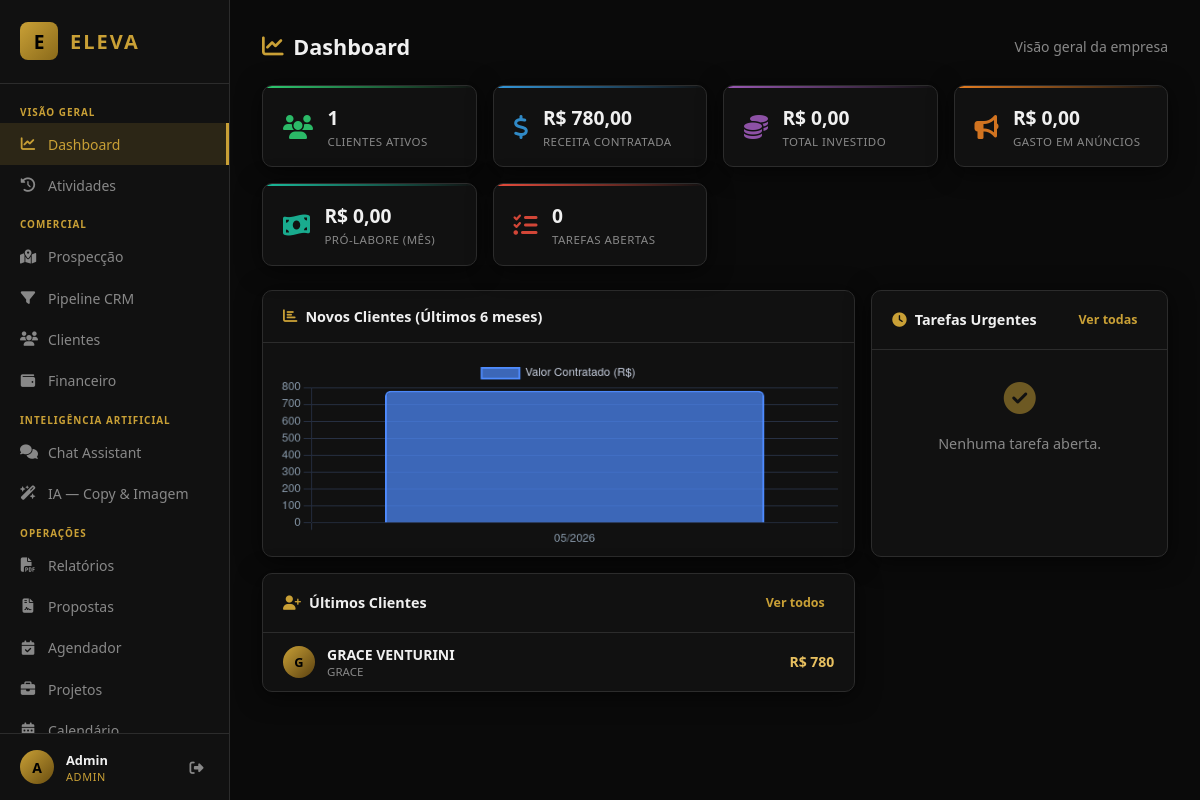
The page / (signed in) on the database its author committed.
### tables this page shows
CREATE TABLE users (
            id INTEGER PRIMARY KEY AUTOINCREMENT,
            name TEXT NOT NULL,
            email TEXT UNIQUE NOT NULL,
            password_hash TEXT NOT NULL,
            role TEXT DEFAULT 'ceo',
            created_at TEXT DEFAULT (datetime('now','localtime'))
        );

CREATE TABLE clients (
            id INTEGER PRIMARY KEY AUTOINCREMENT,
            name TEXT NOT NULL,
            email TEXT,
            phone TEXT,
            company TEXT,
            segment TEXT,
            contract_value REAL DEFAULT 0,
            status TEXT DEFAULT 'ativo',
            entry_date TEXT DEFAULT (date('now','localtime')),
            notes TEXT,
            created_by INTEGER,
            created_at TEXT DEFAULT (datetime('now','localtime'))
        );

### main.py (the view)
@app.get("/", response_class=HTMLResponse)
def dashboard(request: Request):
    user = require_user(request)
    conn = get_db()
    total_clients    = conn.execute("SELECT COUNT(*) FROM clients WHERE status='ativo'").fetchone()[0]
    total_revenue    = conn.execute("SELECT COALESCE(SUM(contract_value),0) FROM clients WHERE status='ativo'").fetchone()[0]
    total_investment = conn.execute("SELECT COALESCE(SUM(value),0) FROM investments").fetchone()[0]
    total_ads        = conn.execute("SELECT COALESCE(SUM(spent),0) FROM ads WHERE status='ativo'").fetchone()[0]
    total_prolabore  = conn.execute("SELECT COALESCE(SUM(value),0) FROM prolabore WHERE year=? AND month=?", (CURRENT_YEAR, CURRENT_MONTH)).fetchone()[0]
    open_tasks       = conn.execute("SELECT COUNT(*) FROM next_steps WHERE status='aberto'").fetchone()[0]
    pipeline_count   = conn.execute("SELECT COUNT(*) FROM pipeline WHERE stage != 'fechado'").fetchone()[0]
    open_projects    = conn.execute("SELECT COUNT(*) FROM projects WHERE status='em_andamento'").fetchone()[0]
    recent_clients = conn.execute("SELECT c.*, u.name as creator FROM clients c LEFT JOIN users u ON c.created_by=u.id ORDER BY c.created_at DESC LIMIT 5").fetchall()
    urgent_tasks   = conn.execute("SELECT n.*, u.name as creator FROM next_steps n LEFT JOIN users u ON n.created_by=u.id WHERE n.status='aberto' ORDER BY CASE n.priority WHEN 'alta' THEN 1 WHEN 'media' THEN 2 ELSE 3 END LIMIT 5").fetchall()
    recent_activity= conn.execute("SELECT * FROM activity_log ORDER BY created_at DESC LIMIT 8").fetchall()
    monthly = conn.execute("""
        SELECT strftime('%m/%Y', entry_date) as month, COALESCE(SUM(contract_value),0) as total
        FROM clients WHERE entry_date >= date('now','-6 months')
        GROUP BY month ORDER BY entry_date
    """).fetchall()
    conn.close()
    return templates.TemplateResponse("dashboard.html", {
        "request": request, "user": dict(user),
        "total_clients": total_clients, "total_revenue": total_revenue,
        "total_investment": total_investment, "total_ads": total_ads,
        "total_prolabore": total_prolabore, "open_tasks": open_tasks,
        "pipeline_count": pipeline_count, "open_projects": open_projects,
        "recent_clients": [dict(r) for r in recent_clients],
        "urgent_tasks": [dict(t) for t in urgent_tasks],
        "recent_activity": [dict(a) for a in recent_activity],
        "monthly_labels": [r["month"] for r in monthly],
        "monthly_values": [r["total"] for r in monthly],
    })

### templates/dashboard.html (shortened to what this page needs)
{% extends "base.html" %}
{% block content %}
<div class="page-header">
  <h2><i class="fa fa-chart-line"></i> Dashboard</h2>
  <span class="page-sub">Visão geral da empresa</span>
</div>
<div class="kpi-grid">
  <div class="kpi-card green">
    <div class="kpi-icon"><i class="fa fa-users"></i></div>
    <div class="kpi-body">
      <span class="kpi-value">{{ total_clients }}</span>
      <span class="kpi-label">Clientes Ativos</span>
    </div>
  </div>
  <div class="kpi-card blue">
    <div class="kpi-icon"><i class="fa fa-dollar-sign"></i></div>
    <div class="kpi-body">
      <span class="kpi-value">R$ {{ "%.2f"|format(total_revenue)|replace(".",",") }}</span>
      <span class="kpi-label">Receita Contratada</span>
    </div>
  </div>
  <div class="kpi-card purple">
    <div class="kpi-icon"><i class="fa fa-coins"></i></div>
    <div class="kpi-body">
      <span class="kpi-value">R$ {{ "%.2f"|format(total_investment)|replace(".",",") }}</span>
      <span class="kpi-label">Total Investido</span>
    </div>
  </div>
  <div class="kpi-card orange">
    <div class="kpi-icon"><i class="fa fa-bullhorn"></i></div>
    <div class="kpi-body">
      <span class="kpi-value">R$ {{ "%.2f"|format(total_ads)|replace(".",",") }}</span>
      <span class="kpi-label">Gasto em Anúncios</span>
    </div>
  </div>
  <div class="kpi-card teal">
    <div class="kpi-icon"><i class="fa fa-money-bill-wave"></i></div>
    <div class="kpi-body">
      <span class="kpi-value">R$ {{ "%.2f"|format(total_prolabore)|replace(".",",") }}</span>
      <span class="kpi-label">Pró-Labore (Mês)</span>
    </div>
  </div>
  <div class="kpi-card red">
    <div class="kpi-icon"><i class="fa fa-list-check"></i></div>
    <div class="kpi-body">
      <span class="kpi-value">{{ open_tasks }}</span>
      <span class="kpi-label">Tarefas Abertas</span>
    </div>
  </div>
</div>
<div class="dashboard-grid">
  <div class="card chart-card">
    <div class="card-header">
      <h3><i class="fa fa-chart-bar"></i> Novos Clientes (Últimos 6 meses)</h3>
    </div>
    <canvas id="revenueChart" height="120"></canvas>
  </div>
  <div class="card">
    <div class="card-header">
      <h3><i class="fa fa-clock"></i> Tarefas Urgentes</h3>
      <a href="/proximos-passos" class="btn btn-sm">Ver todas</a>
    </div>
    {% if urgent_tasks %}
    <ul class="task-list">
      {% for t in urgent_tasks %}
      <li class="task-item">
        <span class="priority-dot priority-{{ t.priority }}"></span>
        <div class="task-info">
          <span class="task-title">{{ t.title }}</span>
          {% if t.deadline %}<span class="task-deadline"><i class="fa fa-calendar"></i> {{ t.deadline }}</span>{% endif %}
        </div>
        <span class="badge badge-{{ t.status }}">{{ t.status|replace('_',' ') }}</span>
      </li>
      {% endfor %}
    </ul>
    {% else %}
    <div class="empty-state"><i class="fa fa-check-circle"></i><p>Nenhuma tarefa aberta.</p></div>
    {% endif %}
  </div>
  <div class="card">
    <div class="card-header">
      <h3><i class="fa fa-user-plus"></i> Últimos Clientes</h3>
      <a href="/clientes" class="btn btn-sm">Ver todos</a>
    </div>
    {% if recent_clients %}
    <ul class="client-list">
      {% for c in recent_clients %}
      <li class="client-item">
        <div class="client-avatar">{{ c.name[0]|upper }}</div>
        <div class="client-info">
          <span class="client-name">{{ c.name }}</span>
          <span class="client-company">{{ c.company or '—' }}</span>
        </div>
        <span class="client-value">R$ {{ "%.0f"|format(c.contract_value) }}</span>
      </li>
      {% endfor %}
    </ul>
    {% else %}
    <div class="empty-state"><i class="fa fa-users"></i><p>Nenhum cliente cadastrado.</p></div>
    {% endif %}
  </div>
</div>
{% endblock %}
{% block scripts %}
<script>
const labels = {{ monthly_labels | tojson }};
const values = {{ monthly_values | tojson }};
const ctx = document.getElementById('revenueChart');
if (ctx) {
  new Chart(ctx, {
    type: 'bar',
    data: {
      labels: labels.length ? labels : ['Sem dados'],
      datasets: [{
        label: 'Valor Contratado (R$)',
        data: values.length ? values : [0],
        backgroundColor: 'rgba(79,140,255,0.7)',
        borderColor: '#4f8cff',
        borderWidth: 2,
        borderRadius: 6,
      }]
    },
    options: {
      responsive: true,
      plugins: { legend: { labels: { color: '#c8d0e0' } } },
      scales: {
        x: { ticks: { color: '#8899aa' }, grid: { color: '#2a3448' } },
        y: { ticks: { color: '#8899aa' }, grid: { color: '#2a3448' } }
      }
    }
  });
}
</script>
{% endblock %}

### templates/base.html (shortened to what this page needs)
<!DOCTYPE html>
<html lang="pt-BR">
<head>
  <link rel="stylesheet" href="/static/css/style.css"/>
  <link rel="stylesheet" href="https://cdnjs.cloudflare.com/ajax/libs/font-awesome/6.5.0/css/all.min.css"/>
</head>
<body>
  <nav class="sidebar" id="sidebar">
    <div class="sidebar-brand">
      <span class="brand-icon">E</span>
      <span class="brand-name">ELEVA</span>
    </div>
    <ul class="sidebar-nav">
      <li class="nav-section">VISÃO GERAL</li>
      <li><a href="/" class="{% if request.url.path == '/' %}active{% endif %}" onclick="closeSidebar()">
        <i class="fa fa-chart-line"></i><span>Dashboard</span>
      </a></li>
      <li><a href="/atividades" class="{% if '/atividades' in request.url.path %}active{% endif %}" onclick="closeSidebar()">
        <i class="fa fa-clock-rotate-left"></i><span>Atividades</span>
      </a></li>
      <li class="nav-section">COMERCIAL</li>
      <li><a href="/prospeccao" class="{% if '/prospeccao' in request.url.path %}active{% endif %}" onclick="closeSidebar()">
        <i class="fa fa-map-location-dot"></i><span>Prospecção</span>
      </a></li>
      <li><a href="/pipeline" class="{% if '/pipeline' in request.url.path %}active{% endif %}" onclick="closeSidebar()">
        <i class="fa fa-filter"></i><span>Pipeline CRM</span>
      </a></li>
      <li><a href="/clientes" class="{% if '/clientes' in request.url.path %}active{% endif %}" onclick="closeSidebar()">
        <i class="fa fa-users"></i><span>Clientes</span>
      </a></li>
      <li><a href="/financeiro" class="{% if '/financeiro' in request.url.path %}active{% endif %}" onclick="closeSidebar()">
        <i class="fa fa-wallet"></i><span>Financeiro</span>
      </a></li>
      <li class="nav-section">INTELIGÊNCIA ARTIFICIAL</li>
      <li><a href="/chat" class="{% if '/chat' in request.url.path %}active{% endif %}" onclick="closeSidebar()">
        <i class="fa fa-comments"></i><span>Chat Assistant</span>
      </a></li>
      <li><a href="/ia" class="{% if '/ia' in request.url.path %}active{% endif %}" onclick="closeSidebar()">
        <i class="fa fa-wand-magic-sparkles"></i><span>IA — Copy & Imagem</span>
      </a></li>
      <li class="nav-section">OPERAÇÕES</li>
      <li><a href="/relatorios" class="{% if '/relatorios' in request.url.path %}active{% endif %}" onclick="closeSidebar()">
        <i class="fa fa-file-pdf"></i><span>Relatórios</span>
      </a></li>
      <li><a href="/propostas" class="{% if '/propostas' in request.url.path %}active{% endif %}" onclick="closeSidebar()">
        <i class="fa fa-file-contract"></i><span>Propostas</span>
      </a></li>
      <li><a href="/agendador" class="{% if '/agendador' in request.url.path %}active{% endif %}" onclick="closeSidebar()">
        <i class="fa fa-calendar-check"></i><span>Agendador</span>
      </a></li>
      <li><a href="/projetos" class="{% if '/projetos' in request.url.path %}active{% endif %}" onclick="closeSidebar()">
        <i class="fa fa-briefcase"></i><span>Projetos</span>
      </a></li>
      <li><a href="/calendario" class="{% if '/calendario' in request.url.path %}active{% endif %}" onclick="closeSidebar()">
        <i class="fa fa-calendar-days"></i><span>Calendário</span>
      </a></li>
    </ul>
    <div class="sidebar-user">
      <div class="user-avatar">{{ user.name[0]|upper }}</div>
      <div class="user-info">
        <span class="user-name">{{ user.name }}</span>
        <span class="user-role">{{ user.role }}</span>
      </div>
      <a href="/logout" class="logout-btn" title="Sair"><i class="fa fa-sign-out-alt"></i></a>
    </div>
  </nav>
  <main class="main-content">
    <div class="page-container">
      {% block content %}{% endblock %}
    </div>
  </main>
  {% block scripts %}{% endblock %}
</body>
</html>

### rows shown on the page
users: name "A", name "Admin", role "ADMIN"
clients: name "G", name "GRACE VENTURINI", company "GRACE", contract_value "780"

### other values the page prints
{{ total_clients }} "1"
{{ "%.2f"|format(total_revenue)|replace(".",",") }} "780,00"
{{ "%.2f"|format(total_investment)|replace(".",",") }} "0,00"
{{ "%.2f"|format(total_ads)|replace(".",",") }} "0,00"
{{ "%.2f"|format(total_prolabore)|replace(".",",") }} "0,00"
{{ open_tasks }} "0"
chart data {{ monthly_labels | tojson }} ["05/2026"]
chart data {{ monthly_values | tojson }} [780.0]
